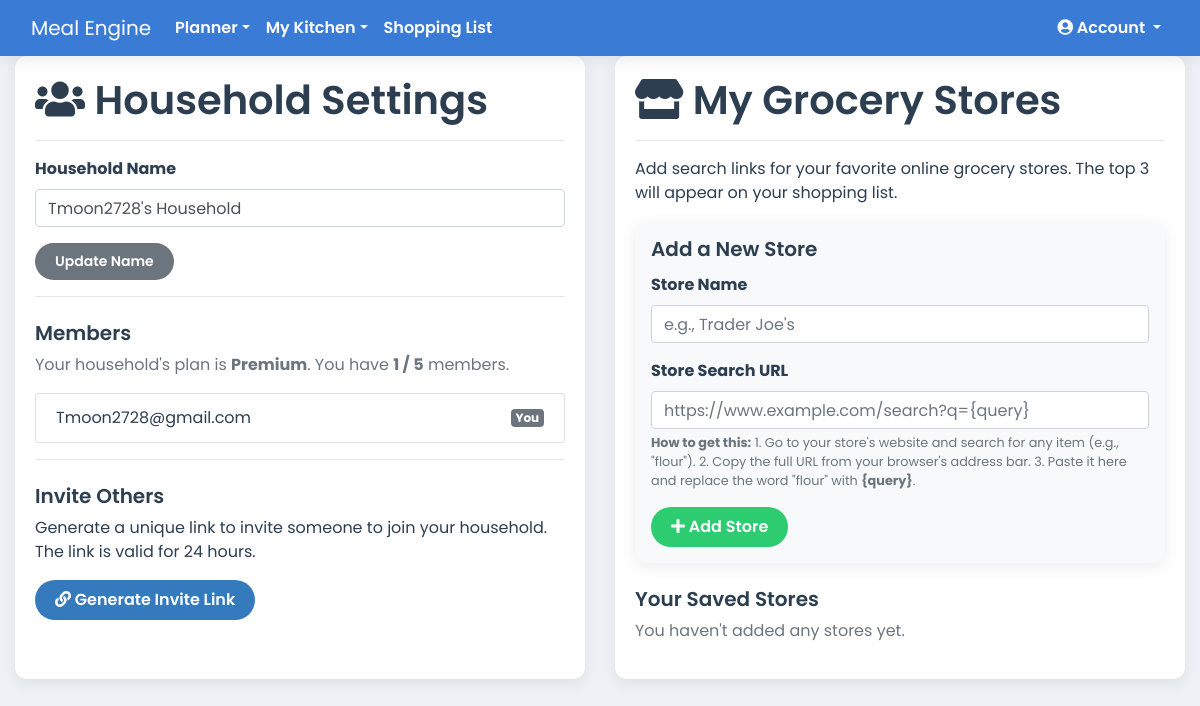
The app's page /profile (signed in), older data.
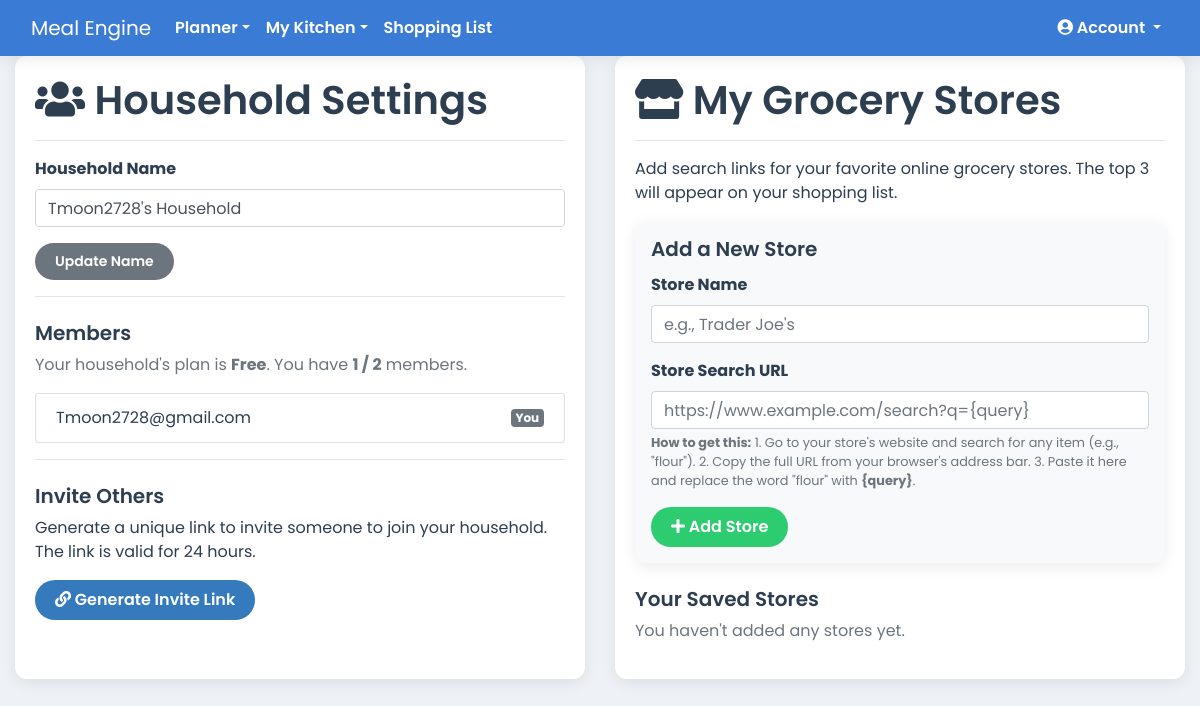
The same page, newer data.
### app.py (models this page shows)
class Household(db.Model):
    id = db.Column(db.Integer, primary_key=True)
    name = db.Column(db.String(100), nullable=False)
    recipes = db.relationship('Recipe', backref='household', lazy=True, cascade="all, delete-orphan")
    pantry_items = db.relationship('PantryItem', backref='household', lazy=True, cascade="all, delete-orphan")
    meal_plans = db.relationship('MealPlan', backref='household', lazy=True, cascade="all, delete-orphan")
    invitations = db.relationship('HouseholdInvitation', backref='household', lazy=True, cascade="all, delete-orphan")
    saved_meals = db.relationship('SavedMeal', backref='household', lazy=True, cascade="all, delete-orphan")
    historical_plans = db.relationship('HistoricalPlan', backref='household', lazy=True, cascade="all, delete-orphan")
    grocery_stores = db.relationship('GroceryStore', backref='household', lazy=True, cascade="all, delete-orphan")
    shopping_list_items = db.relationship('ShoppingListItem', backref='household', lazy=True, cascade="all, delete-orphan")

class User(db.Model, UserMixin):
    id = db.Column(db.Integer, primary_key=True)
    email = db.Column(db.String(150), unique=True, nullable=False)
    password = db.Column(db.String(150), nullable=False)
    household_id = db.Column(db.Integer, db.ForeignKey('household.id'))
    household = db.relationship('Household', backref='members')
    recipes = db.relationship('Recipe', backref='author', lazy=True)
    subscription_plan = db.Column(db.String(50), nullable=False, default='free')
    stripe_customer_id = db.Column(db.String(255), unique=True, nullable=True)
    stripe_subscription_id = db.Column(db.String(255), unique=True, nullable=True)
    ai_credits = db.Column(db.Integer, nullable=False, default=5)
    @property
    def is_premium_or_elite(self):
        return self.subscription_plan in ['premium', 'elite']

### app.py (the view, shortened to what this page needs)
@app.route('/profile', methods=['GET', 'POST'])
@login_required
def profile():
    member_limit = app.config['HOUSEHOLD_LIMITS'].get(current_user.subscription_plan, 2)
    is_full = len(current_user.household.members) >= member_limit
    stores = GroceryStore.query.filter_by(household_id=current_user.household_id).order_by(GroceryStore.name).all()
    return render_template('profile.html', stores=stores, member_limit=member_limit, is_full=is_full)

### app.py (called while the page is built)
@app.context_processor
def inject_cache_buster():
    return dict(cache_buster=int(time.time()))

@app.before_request
def before_request():
    g.current_month_name = date.today().strftime('%B')

@login_manager.user_loader
def load_user(user_id):
    return db.session.get(User, int(user_id))

### templates/profile.html (shortened to what this page needs)
{% extends 'base.html' %}
{% block content %}
<div class="row">
    <div class="col-12 col-md-6 mb-4">
        <div class="card h-100">
            <div class="card-body">
                <h1 class="card-title"><i class="fas fa-users"></i> Household Settings</h1>
                <hr>
                <form method="POST" action="{{ url_for('profile') }}">
                    <div class="form-group">
                        <label for="household_name"><strong>Household Name</strong></label>
                        <input type="text" class="form-control" id="household_name" name="household_name" value="{{ current_user.household.name }}" required>
                    </div>
                    <button type="submit" class="btn btn-secondary btn-sm">Update Name</button>
                </form>
                <hr>
                <h5 class="mt-4">Members</h5>
                <p class="text-muted">
                    Your household's plan is <strong>{{ current_user.subscription_plan|capitalize }}</strong>.
                    You have <strong>{{ current_user.household.members|length }} / {% if member_limit == 'inf' %}Unlimited{% else %}{{ member_limit|int }}{% endif %}</strong> members.
                </p>
                <ul class="list-group">
                    {% for member in current_user.household.members %}
                    <li class="list-group-item d-flex justify-content-between align-items-center">
                        {{ member.email }}
                        {% if member.id != current_user.id %}
                        <form method="POST" action="{{ url_for('profile') }}" onsubmit="return confirm('Are you sure you want to remove {{ member.email }} from your household?');">
                            <input type="hidden" name="action" value="remove_member">
                            <input type="hidden" name="member_id" value="{{ member.id }}">
                            <button type="submit" class="btn btn-danger btn-sm">Remove</button>
                        </form>
                        {% else %}
                        <span class="badge badge-secondary">You</span>
                        {% endif %}
                    </li>
                    {% endfor %}
                </ul>
                <hr>
                <h5 class="mt-4">Invite Others</h5>
                {% if is_full %}
                    <div class="alert alert-warning">
                        Your household has reached the member limit for your plan.
                        <a href="{{ url_for('pricing') }}" class="alert-link">Upgrade your plan</a> to invite more members.
                    </div>
                    <button id="generate-invite-btn" class="btn btn-primary" disabled><i class="fas fa-link"></i> Generate Invite Link</button>
                {% else %}
                    <p>Generate a unique link to invite someone to join your household. The link is valid for 24 hours.</p>
                    <button id="generate-invite-btn" class="btn btn-primary"><i class="fas fa-link"></i> Generate Invite Link</button>
                {% endif %}
            </div>
        </div>
    </div>
    <div class="col-12 col-md-6 mb-4">
        <div class="card h-100">
            <div class="card-body">
                <h1 class="card-title"><i class="fas fa-store"></i> My Grocery Stores</h1>
                <hr>
                <p>Add search links for your favorite online grocery stores. The top 3 will appear on your shopping list.</p>
                <div class="card bg-light p-3 mb-4">
                    <h5 class="card-title">Add a New Store</h5>
                    <form method="POST" action="{{ url_for('profile') }}">
                        <div class="form-group">
                            <label for="name"><strong>Store Name</strong></label>
                            <input type="text" class="form-control" id="name" name="name" placeholder="e.g., Trader Joe's" required>
                        </div>
                        <div class="form-group">
                            <label for="search_url"><strong>Store Search URL</strong></label>
                            <input type="url" class="form-control" id="search_url" name="search_url" placeholder="https://www.example.com/search?q={query}" required>
                            <small class="form-text text-muted">
                                <strong>How to get this:</strong>
                                1. Go to your store's website and search for any item (e.g., "flour").
                                2. Copy the full URL from your browser's address bar.
                                3. Paste it here and replace the word "flour" with <strong>{query}</strong>.
                            </small>
                        </div>
                        <button type="submit" class="btn btn-success"><i class="fas fa-plus"></i> Add Store</button>
                    </form>
                </div>
                <h5>Your Saved Stores</h5>
                {% if stores %}
                <ul class="list-group">
                    {% for store in stores %}
                    <li class="list-group-item d-flex justify-content-between align-items-center">
                        <div>
                            <strong>{{ store.name }}</strong>
                            <br>
                            <small class="text-muted">{{ store.search_url }}</small>
                        </div>
                        <form method="POST" action="{{ url_for('profile') }}" onsubmit="return confirm('Are you sure you want to delete this store?');">
                            <input type="hidden" name="action" value="delete_store">
                            <input type="hidden" name="store_id" value="{{ store.id }}">
                            <button type="submit" class="btn btn-danger btn-sm"><i class="fas fa-trash"></i></button>
                        </form>
                    </li>
                    {% endfor %}
                </ul>
                {% else %}
                <p class="text-muted">You haven't added any stores yet.</p>
                {% endif %}
            </div>
        </div>
    </div>
</div>
{% endblock %}

### templates/base.html (shortened to what this page needs)
<!doctype html>
<html lang="en">
  <head>
    <link rel="stylesheet" href="https://stackpath.bootstrapcdn.com/bootstrap/4.5.2/css/bootstrap.min.css">
    <link rel="stylesheet" href="https://cdnjs.cloudflare.com/ajax/libs/font-awesome/5.15.3/css/all.min.css">
    <link rel="stylesheet" href="https://cdn.jsdelivr.net/npm/flatpickr/dist/flatpickr.min.css">
    <link rel="stylesheet" href="{{ url_for('static', filename='css/style.css') }}?v={{ cache_buster }}">
    <link rel="stylesheet" href="{{ url_for('static', filename='css/print.css') }}?v={{ cache_buster }}" media="print">
    <link rel="stylesheet" href="{{ url_for('static', filename='css/monthly_plan.css') }}?v={{ cache_buster }}">
  </head>
  <body class="{{ page_class or '' }}">
    <nav class="navbar navbar-expand-lg navbar-dark no-print">
      <div class="container-fluid">
        <a class="navbar-brand" href="{{ url_for('index') }}">Meal Engine</a>
        <div class="collapse navbar-collapse" id="navbarNav">
          <ul class="navbar-nav mr-auto">
            {% if current_user.is_authenticated %}
              <li class="nav-item dropdown">
                <a class="nav-link dropdown-toggle" href="#" id="plannerDropdown" role="button" data-toggle="dropdown" aria-haspopup="true" aria-expanded="false">Planner</a>
              </li>
              <li class="nav-item dropdown">
                <a class="nav-link dropdown-toggle" href="#" id="kitchenDropdown" role="button" data-toggle="dropdown" aria-haspopup="true" aria-expanded="false">My Kitchen</a>
              </li>
              <li class="nav-item"><a class="nav-link" href="{{ url_for('shopping_list') }}">Shopping List</a></li>
            {% endif %}
          </ul>
          <ul class="navbar-nav">
              {% if current_user.is_authenticated %}
                  <li class="nav-item dropdown">
                    <a class="nav-link dropdown-toggle" href="#" id="accountDropdown" role="button" data-toggle="dropdown" aria-haspopup="true" aria-expanded="false">
                      <i class="fas fa-user-circle"></i> Account
                    </a>
                  </li>
              {% else %}
                  <li class="nav-item"><a class="nav-link" href="{{ url_for('login') }}">Login</a></li>
                  <li class="nav-item"><a class="nav-link btn btn-primary ml-2" href="{{ url_for('signup') }}">Sign Up</a></li>
              {% endif %}
          </ul>
        </div>
      </div>
    </nav>
    <div class="container-fluid main-content-container">
      {% block content %}{% endblock %}
    </div>
  </body>
</html>

### static/css/style.css (style rules this page uses)
:root { --primary-blue: #3a7bd5; --secondary-blue: #357abd; --light-bg: #eef2f7; --card-bg: #ffffff; --text-dark: #2c3e50; --text-light: #5a6a7a; --danger-red: #e74c3c; --success-green: #2ecc71; --info-cyan: #1abc9c; --snack-teal: #20c997; --shadow: 0 4px 15px rgba(0, 0, 0, 0.08); }
body { font-family: 'Poppins', sans-serif; font-weight: 400; background-color: var(--light-bg); color: var(--text-dark); }
.navbar { background-color: var(--primary-blue) !important; box-shadow: var(--shadow); z-index: 1040; }
.navbar .nav-link { color: #ffffff !important; font-weight: 600; }
.btn { border-radius: 20px; padding: 8px 20px; border: none; font-weight: 600; transition: all 0.3s ease; }
.btn-primary { background-color: var(--secondary-blue); color: white; }
.btn-success { background-color: var(--success-green); }
h1, h2, h3, h4, h5 { color: var(--text-dark); font-weight: 600; }
.card, .jumbotron { background-color: var(--card-bg); border: none; border-radius: 12px; box-shadow: var(--shadow); }
.card { transition: transform 0.2s ease-in-out, box-shadow 0.2s ease-in-out; }

Row changes from the older to the newer data that the page shows:
changed User "Tmoon2728@gmail.com": subscription_plan "Premium" → "Free"
Text that changed along with them:
{{ member_limit|int }}: "5" → "2"
